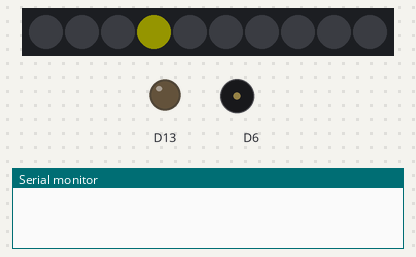
Bench run of a sketch on a simulated Adafruit Circuit Playground Express. Parts: 10 RGB LEDs in strip order, left to right, output pins drawn as LEDs (lit = HIGH), buzzer (waves = sounding), the last lines printed to the serial monitor. Dim RGB values are drawn brighter than linear; random numbers use the default seed unless the sketch sets one.

Above: at 0.9 s.
At 11.6 s:
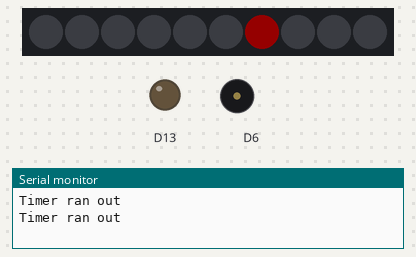
At 22.7 s:
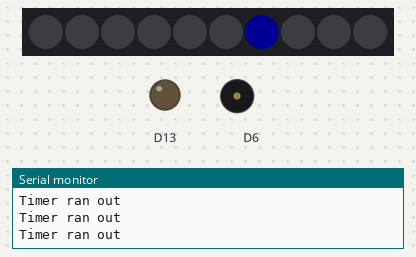
At 37.2 s:
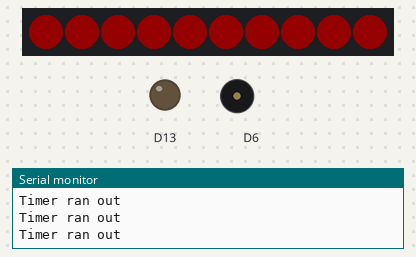
Timing chart, 0 to 38.7 s (numbered marks = the images above):
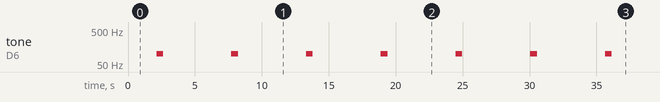

The sketch:

videogame.ino
```cpp
// libraries
#include <Adafruit_CircuitPlayground.h>
#include <AsyncDelay.h>

// global variables
int score; // var to save the score
volatile int greenCap; // stores capactiance of green clip
volatile int redCap; // stores capacitance of red clip
volatile int ylwCap; // stores capacitance of yellow clip
volatile int blueCap; // stores capacitance of blue clip
int generateRandomPixel; // stores random # 0-3 that is used to pick a pixel from 1,3,6,8
int randomPixelChosen; // var that stores that stores the 1,3,6 or 8
int chooseColor; // var that stores 0-3 that then chooses a random color from R, G, B, or Y
AsyncDelay delay_2s; // create 2s timer using the library
bool colorChosen;  // flag that tells the function that generates 0-3 (that is then assigned to a color) to run or not
bool needRandomPixel = true; // generate a random pixel in the random function
bool redChosen = false; // set to true when red is picked in color function, then is used to run in the game function the part that deems red as the correct color to set as "correct" and the others as "wrong"
bool greenChosen = false;  // set to true when grn is picked in color function, then is used to run in the game function the part that deems red as the correct color to set as "correct" and the others as "wrong"
bool ylwChosen = false;  // set to true when ylw is picked in color function, then is used to run in the game function the part that deems red as the correct color to set as "correct" and the others as "wrong"
bool blueChosen = false;  // set to true when blue is picked in color function, then is used to run in the game function the part that deems red as the correct color to set as "correct" and the others as "wrong"
bool randomPixel = false; // flag that is used when the function has picked a random pixel but the score hasnt increased; makes sure the pixel that lights up doesnt change until the score increases and the flag is false

// for reference:
/////////////////////////
//  BUTTONS            //
//  PIXEL 1 / A5 BLUE  //
//  PIXEL 3 / A7 YLW   //
//  PIXEL 6 / A1 GREEN //
//  PIXEL 8 / A2 RED   //
/////////////////////////

void setup() {
  CircuitPlayground.setBrightness(20); // change brightness for sake of eyes
  randomSeed(analogRead(1)); // generate a random seed using an analog pin's input that isnt otherwise being used for the program
  delay_2s.start(2000, AsyncDelay::MILLIS);  // 2 second timer
  CircuitPlayground.begin(9600); // begin serial terminal
  // "loading animation"
  for (int i = 0; i < 10; i++) {
    CircuitPlayground.setPixelColor(i, 255, 255, 255);
    delay(50);
    CircuitPlayground.clearPixels();
  };
  generateRandomPixel = random(0,4); // generate a random pixel to randomize before game begins
}

void loop() {
  CircuitPlayground.setBrightness(20); // keep brightness low
  gameFunct(); // whole game contained here
};
// color choosing function
void randomColor() {
  if (colorChosen == false) { // color chosen is a flag that is set to false each time the score increases and true when the function runs, so it randomly generates a number 0-4 once and waits for the flag to generate another color
    CircuitPlayground.clearPixels(); // clear any colors that are on
    chooseColor = random(0, 4); // actual random select using the random seed
    colorChosen = true; // turn on flag so function doesnt run again until needed
  };
  // decision area
  if (chooseColor == 0 && colorChosen == true) {  // choose red; only runs  when the flag is turned on and uses the random function to then choose a color
    delay(25); // quick delay to make sure other parts of game are not running after color is generated
    CircuitPlayground.clearPixels(); // clear pixels to make sure no other color is shown
    CircuitPlayground.setPixelColor(randomPixelChosen, 255, 0, 0); // using randomPixelChosen in later part of function, set that random chosen pixel to red
    redChosen = true; // flag to run redChosen in main game to ensure red is "correct"
  } else if (chooseColor == 1 && colorChosen == true) {  // choose green; only rujns when the colorChosen flag is turned on and uses the random # from chooseColor to then assign the chosen pixel to red
    delay(25); // quick delay to make sure other parts of game are not running after color is generated
    CircuitPlayground.clearPixels(); // clear pixels to make sure no other color is shown
    CircuitPlayground.setPixelColor(randomPixelChosen, 0, 255, 0); // using randomPixelChosen in later part of function, set that random chosen pixel to green
    greenChosen = true; // flag to run greenChosen in main game to ensure green is "correct"
  } else if (chooseColor == 2 && colorChosen == true) {  // choose blue; only rujns when the colorChosen flag is turned on and uses the random # from chooseColor to then assign the chosen pixel to blue
    delay(25); // quick delay to make sure other parts of game are not running after color is generated
    CircuitPlayground.clearPixels(); // clear pixels to make sure no other color is shown
    CircuitPlayground.setPixelColor(randomPixelChosen, 0, 0, 255);  // using randomPixelChosen in later part of function, set that random chosen pixel to blue
    blueChosen = true;  // flag to run blueChosen in main game to ensure blue is "correct"
  } else if (chooseColor == 3 && colorChosen == true) {  // choose yellow; only rujns when the colorChosen flag is turned on and uses the random # from chooseColor to then assign the chosen pixel to blue
    delay(25); // quick delay to make sure other parts of game are not running after color is generated
    CircuitPlayground.clearPixels();
    CircuitPlayground.setPixelColor(randomPixelChosen, 255, 255, 0);
    ylwChosen = true; // flag to run ylwChosen in main game to ensure ylw is "correct"
  } else {
    chooseColor = 0; // failsafe to make sure a color is chosen
  }
};
// end color choose function

void choosePixel() { // function that determines which of the 4 pixels gets chosen
  if (needRandomPixel == true) { // utilizing a flag that is set to true each time the score goes up that generates a number 0-3 once and waits to be turned on again
    generateRandomPixel = random(0,4); // random function that uses randomSeed in intro to not generate the same colors each game
    needRandomPixel = false; // set flag to false so function runs once
    randomPixel = false;  // randomPixel is the flag that is used below to determine when to filter randomPixelChosen into one of the 4 game pixels (6, 8, 1, 3)
  }; // end randomize function
  if (generateRandomPixel == 0 && randomPixel == false) { // waits for the randomPixel flag and uses the random function
    CircuitPlayground.clearPixels(); // clear pixels so no other light is on
    randomPixelChosen = 6; // LED 6 corresponding to the position of an alligator clip
    needRandomPixel = false; // make sure this flag is false so it waits for the score to increase before running again
    randomPixel = true; // turns to true because randomPixel has been generated. this ensures the color doesnt turn on and off over and over again and only runs once.
  } else if (generateRandomPixel == 1 && randomPixel == false) { // waits for the randomPixel flag and uses the random function
    CircuitPlayground.clearPixels(); // clear pixels to ensure nothing else is on
    randomPixelChosen = 8; // LED 8 corresponding to the position of an alligator clip
    needRandomPixel = false; // make sure this flag is false so it waits for the score to increase before running again
    randomPixel = true; // turns to true because randomPixel has been generated. this ensures the color doesnt turn on and off over and over again and only runs once.
  } else if (generateRandomPixel == 2 && randomPixel == false) {
    CircuitPlayground.clearPixels(); // clear pixels to ensure nothing else is on
    randomPixelChosen = 3;  // LED 3 corresponding to the position of an alligator clip
    needRandomPixel = false; // make sure this flag is false so it waits for the score to increase before running again
    randomPixel = true;  // turns to true because randomPixel has been generated. this ensures the color doesnt turn on and off over and over again and only runs once.
  } else if (generateRandomPixel == 3 && randomPixel == false) {
    CircuitPlayground.clearPixels(); // clear pixels to ensure nothing else is on
    randomPixelChosen = 1; // LED 1 corresponding to the position of an alligator clip
    needRandomPixel = false; // make sure this flag is false so it waits for the score to increase before running again
    randomPixel = true;  // turns to true because randomPixel has been generated. this ensures the color doesnt turn on and off over and over again and only runs once.
  };
}; // end of random pixel number generator


void gameFunct() { // main game function
  redReading(); // function that reads the capacticance of the red alligator clip, threashold is > 1000. has a slight delay to prevent accidental loss
  blueReading(); // function that reads the capacticance of the blue alligator clip, threashold is > 1000. has a slight delay to prevent accidental loss
  ylwReading(); // function that reads the capacticance of the ylw alligator clip, threashold is > 1000. has a slight delay to prevent accidental loss
  greenReading(); // function that reads the capacticance of the green alligator clip, threashold is > 1000. has a slight delay to prevent accidental loss
  randomColor(); // generate a random color on bootup
  choosePixel(); // generate a random pixel on bootup
if(!(delay_2s.isExpired())){ // main timer function, main game only runs when the delay is NOT expired
  if (greenChosen == true) { // flags from color function, this is when the color chosen is green
    if (greenCap > 1000) { // checks if green has been touched
      clearClips(); // sets capactiance of all clips to 0 to ensure no accidental game over
      needRandomPixel = true; // flag that indicates a new random pixel needs to be chosen
      colorChosen = false; // flag that indicates a new color needs to be picked
      greenChosen = false; // turn off red being correct so color function chooses new color
      score++; // increase score
      CircuitPlayground.playTone(440, 100); // play tone to indicate correct choice
      delay_2s.restart(); // restart timer
      Serial.println("Score:"); //print the score
      Serial.println(score);
    } else if (redCap > 1000 || ylwCap > 1000 || blueCap > 1000) {  // end green cap > 1000
    // this checks if the capactiance of any of the other 3 colors is above 1000, indicating a wrong color choice
      Serial.println("Wrong clip hit, green Chosen!");
      greenChosen = false;  // ensures that when another color is chosen it'll get filtered to the correct "__Chosen" part of the game so that the score and lights correspond with score
      gameOver(); // play game over screens and sounds
    };  // end else if, anything but green > 1000

  };  // end if greenChosen is true
  if (redChosen == true) { // set to true when red is chosen; makes red the correct choice
    if (redCap > 1000) { // checks if red has been touched
      clearClips(); // sets capactiance of all clips to 0 to ensure no accidental game over
      needRandomPixel = true; // flag that indicates a new random pixel needs to be chosen
      colorChosen = false; // flag that indicates a new color needs to be picked
      redChosen = false; // turn off red being correct so color function chooses new color
      score++; // increase score
      CircuitPlayground.playTone(440, 100); // play tone to indicate correct choice
      delay_2s.restart(); // restart timer
      Serial.println("Score:"); // print the score
      Serial.println(score);
    } else if (greenCap > 1000 || ylwCap > 1000 || blueCap > 1000) {  // end redCap > 1000
    // this checks if the capactiance of any of the other 3 colors is above 1000, indicating a wrong color choice
      Serial.println("Wrong clip hit, red Chosen!"); // notifies player the wrong clip was hit and what was chosen
      redChosen = false; // turn off red chosen so new color can be chosen
      gameOver(); // play game over screens and sounds
    };  // end else if, anything but red > 1000
  };    // end red chosen
  if (ylwChosen == true) { // set to true when yellow is chosen; makes yellow the correct choice
    if (ylwCap > 1000) { // checks if yellow has been touched
      clearClips(); // sets capacitance of all clips to 0 to ensure no accidental game over
      needRandomPixel = true; // flag that indicates new pixel needs to be chosen
      colorChosen = false; // flag that indicates a new color needs to be picked
      ylwChosen = false; // turn off yellow being the correct color so the color function chooses new color
      score++; // increase score
      CircuitPlayground.playTone(440, 100); // play tone to indicate correct choice
      delay_2s.restart(); // restart timer
      Serial.println("Score:"); // print score
      Serial.println(score);
    } else if (greenCap > 1000 || redCap > 1000 || blueCap > 1000) {  // checks if any other color but yellow has been pressed
      Serial.println("Wrong clip hit, ylw Chosen!"); // notifies player the wrong clip was hit and what was chosen
      ylwChosen = false; // turn off flag so new color is chosen
      gameOver(); // run game over screens and sounds
    };  // end else if, anything but yellow > 1000
  };    // end ylw chosen
  if (blueChosen == true) { // set to true when blue is chosen in color function; makes blue the correct choice
    if (blueCap > 1000) { // checks if blue clip has been touched
      clearClips(); // sets capacitance of all clips to 0 to ensure no accidental game over
      needRandomPixel = true; // flag that indicates new pixel needs to be chosen
      colorChosen = false; // flag that indicates a new color needs to be picked
      blueChosen = false; // turn off blue being the correct color so color function chooses new color
      score++; // increases the score
      CircuitPlayground.playTone(440, 100); // play tone that indicates the player made the correct choice
      delay_2s.restart(); // restart 2s timer
      Serial.println("Score:"); // display score in serial monitor
      Serial.println(score);
    } else if (greenCap > 1000 || redCap > 1000 || ylwCap > 1000) {  // end blueCap >1000;
    // checks if any other color but blue has been pressed
      Serial.println("Wrong clip hit, blue Chosen!"); // tells the player they made the wrong choice
      blueChosen = false; // turn off blueChosen flag so color function generates new color
      gameOver(); // run game over
    };  // end else if, anything but blue > 1000
  }; // end blue chosen
  } else { //end not expired
  // begin Timer Expired
   Serial.println("Timer ran out"); // tell the player they ran out of time
    blueChosen = false; //  ensures no matter what color was chosen, the flag is false so new game starts at score of 0
    ylwChosen = false; // above
    redChosen = false; // above
    greenChosen = false; // above
    gameOver();
    }; // end else if delay IS expired

};  //end score system


void redReading() { // function that reads the red clip on input 9
  redCap = CircuitPlayground.readCap(9);  // capacitance value > 1000 is the threashhold. this is roughly the value when it will be touched
  delay(30); // slight delay before reading it again to avoid accidental loss
};
void greenReading() {
  greenCap = CircuitPlayground.readCap(6);  // capacitance value > 1000 is the threashhold. this is roughly the value when it will be touched
  delay(30); // slight delay before reading it again to avoid accidental loss
};
void ylwReading() {
  ylwCap = CircuitPlayground.readCap(A5); // capacitance value > 1000 is the threashhold. this is roughly the value when it will be touched
  delay(30); // slight delay before reading it again to avoid accidental loss
};
void blueReading() {
  blueCap = CircuitPlayground.readCap(A6); // capacitance value > 1000 is the threashhold. this is roughly the value when it will be touched
  delay(30); // slight delay before reading it again to avoid accidental loss
};

void clearClips() { // sets the value of all clip capactiance to 0 in order to avoid accidental loss
  redCap = 0;
  greenCap = 0;
  ylwCap = 0;
  blueCap = 0;
};

// game over loop
void gameOver() {
  CircuitPlayground.playTone(100, 500); // low drawn out beep to indicate loss
  needRandomPixel = true; // generate new pixel for start of next game
  colorChosen = false; // generate new color for start of next game
  score = 0; // reset score
  for (int i = 0; i < 10; i++) { // turn all leds red
    CircuitPlayground.setPixelColor(i, 255, 0, 0);
  };
  delay(500); // hold the red
  CircuitPlayground.clearPixels(); // clear the red
  delay(500); // hold the clear
  for (int i = 0; i < 10; i++) { // turn all leds red
    CircuitPlayground.setPixelColor(i, 255, 0, 0);
  };
  delay(1500); // hold the red
  CircuitPlayground.clearPixels(); // clear the colors
  for (int i = 0; i < 10; i++) { //  loading animation to indicate the game is about to restart
    CircuitPlayground.setPixelColor(i, 255, 255, 255);
    delay(50);
    CircuitPlayground.clearPixels();
  };
  delay_2s.restart(); // restart the timer and start the game over
};
```

Measured:
- by itself, tone on D6: alternates 100 Hz for 0.50 s and silent for 5.1 s
- what the display in image 0 shows lasts 1.8 s, from 0.8 s to 2.6 s
- what the display in image 1 shows lasts 2.3 s, from 11.5 s to 13.8 s
